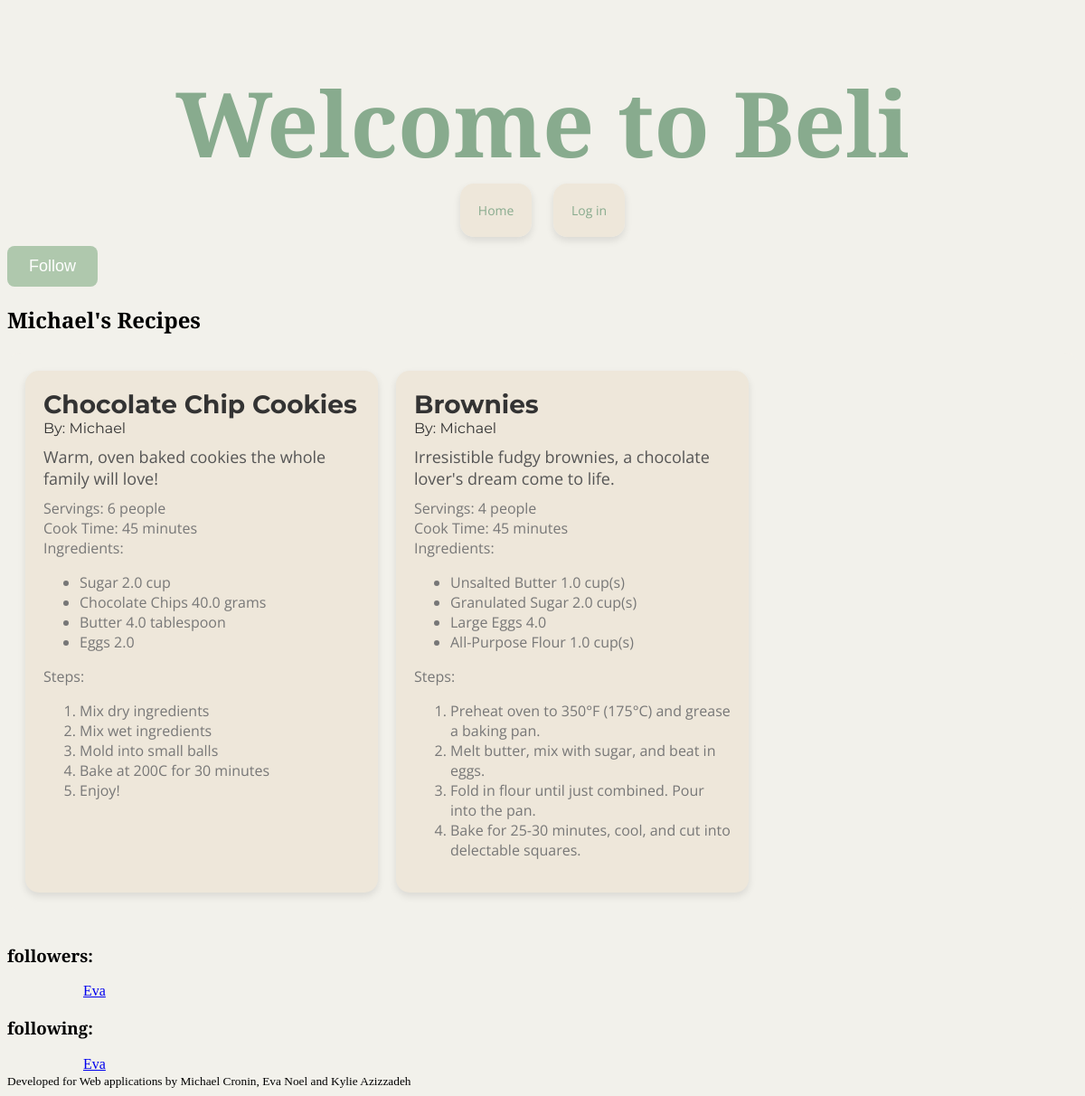
Page /user/1 on the committed database.
### beli/model.py (models this page shows)
class User(flask_login.UserMixin, db.Model):
    id = db.Column(db.Integer, primary_key=True)
    email = db.Column(db.String(128), unique=True, nullable=False)
    name = db.Column(db.String(64), nullable=False)
    password = db.Column(db.String(100), nullable=False)
    recipes = db.relationship('Recipe', back_populates='user')
    photos = db.relationship('Photo', back_populates='user')
    ratings = db.relationship('Rating', back_populates='user')
    bookmarks = db.relationship('Bookmark', back_populates='user')
    photos = db.relationship('Photo', back_populates='user')
    following = db.relationship(
        "User",
        secondary=FollowingAssociation.__table__,
        primaryjoin=FollowingAssociation.follower_id == id,
        secondaryjoin=FollowingAssociation.followed_id == id,
        back_populates="followers",
    )
    followers = db.relationship(
        "User",
        secondary=FollowingAssociation.__table__,
        primaryjoin=FollowingAssociation.followed_id == id,
        secondaryjoin=FollowingAssociation.follower_id == id,
        back_populates="following",
    )

class Recipe(db.Model):
    id = db.Column(db.Integer, primary_key=True)
    title = db.Column(db.String(512), nullable=False)
    description = db.Column(db.Text, nullable=False)
    servings = db.Column(db.Integer, nullable=False)
    cook_time = db.Column(db.Integer, nullable=False)
    user_id = db.Column(db.Integer, db.ForeignKey('user.id'), nullable=False)
    complete = db.Column(db.Boolean, nullable=False)
    user = db.relationship('User', back_populates='recipes')
    quantified_ingredients = db.relationship('QuantifiedIngredient', back_populates='recipe')
    steps = db.relationship('Step', back_populates='recipe')
    ratings = db.relationship('Rating', back_populates='recipe')
    bookmarks = db.relationship('Bookmark', back_populates='recipe')
    photos = db.relationship('Photo', back_populates='recipe')

class QuantifiedIngredient(db.Model):
    id = db.Column(db.Integer, primary_key=True)
    amount = db.Column(db.Float, nullable=False)
    unit = db.Column(db.String(64), nullable=False)
    ingredient_id = db.Column(db.Integer, db.ForeignKey('ingredient.id'), nullable=False)
    ingredient = db.relationship('Ingredient', back_populates='quantified_ingredients')
    recipe_id = db.Column(db.Integer, db.ForeignKey('recipe.id'), nullable=False)
    recipe = db.relationship('Recipe', back_populates='quantified_ingredients')

class Ingredient(db.Model):
    id = db.Column(db.Integer, primary_key=True)
    name = db.Column(db.String(512), nullable=False)
    quantified_ingredients = db.relationship('QuantifiedIngredient', back_populates='ingredient')

class Step(db.Model):
    id = db.Column(db.Integer, primary_key=True)
    description = db.Column(db.Text, nullable=False)
    order = db.Column(db.Integer, nullable=False)
    recipe_id = db.Column(db.Integer, db.ForeignKey('recipe.id'), nullable=False)
    recipe = db.relationship('Recipe', back_populates='steps')

### beli/main.py (the view)
@bp.route("/user/<int:user_id>")
def userProfile(user_id):
    user = db.session.get(model.User, user_id)
    if not user:
        abort(404, "User id {} doesn't exist.".format(user_id))
    query = db.select(model.Recipe).where((model.Recipe.user_id == user_id))
    recipes = db.session.execute(query).scalars().all()
    if user == current_user:
        follow_button = None
    if flask_login.current_user not in user.followers:
        follow_button = "follow"
    if flask_login.current_user in user.followers:
        follow_button = "unfollow"
    return render_template("main/profile.html", recipes=recipes, user=user, follow_button=follow_button)

### beli/templates/main/profile.html (shortened to what this page needs)
{% extends 'base.html' %}
{% block prof %}
    <section>
        {% if current_user.id != user.id %}
            {% if follow_button == "follow" %}
                <form action="{{ url_for('main.follow', user_id=user.id) }}" method="post">
                    <input class = "recipe-button" type="submit" value="Follow">
                </form>
            {% elif follow_button == "unfollow" %}
                <form action="{{ url_for('main.unfollow', user_id=user.id) }}" method="post">
                    <input class = "recipe-button" type="submit" value="Unfollow">
                </form>
            {% endif %}
        {% endif %}
        <h2 class="page-title">{{ user.name }}'s Recipes</h2>
        {% include 'recipes_template.html' %}
    </section>
    <section>
            <h3 class="page-title">followers:</h3>
            {% for account in user.followers %}
                <a href="{{ url_for('main.userProfile', user_id = account.id)  }}">{{ account.name }}</a>
            {% endfor %}
            <h3 class="page-title">following:</h3>
            {% for account in user.following %}
                <a href="{{ url_for('main.userProfile', user_id = account.id)  }}">{{ account.name }}</a>
            {% endfor %}
        </section>
{% endblock %}

### beli/templates/recipe_template.html
<div class="recipe-card">
    <span class="recipe-title">
        <a href ="{{ url_for('main.recipe', recipe_id=recipe.id) }}"> {{ recipe.title}} </a>
        </span>
    <div class="recipe-author">By:
        <a href ="{{ url_for('main.userProfile', user_id=recipe.user.id) }}"> {{ recipe.user.name }}</a>
    </div>
      <div class="recipe-description">{{ recipe.description }}</div>
    <div class="recipe-details">
        <div class="servings">Servings: {{ recipe.servings }}</div>
        <div class="cooktime">Cook Time: {{ recipe.cook_time }}</div>
        <div class="ingredients"> Ingredients:
            <ul>
                {% for qi in recipe.quantified_ingredients %}
                    <li>{{ qi.ingredient.name }} {{ qi.amount }} {{ qi.unit }}</li>
                {% endfor %}
            </ul>
        </div>
        <div class="steps">Steps:
            <ol>
                {% for step in recipe.steps %}
                <li>{{ step.description }}</li>
                {% endfor %}
            </ol>
         </div>
    </div>
</div>

### beli/static/beli.css (style rules this page uses)
body { background-color: #F2F1EB; text-align: left; }
.page-title { font-family: 'Playfair Display'; }
.recipe-card { flex: 0 0 auto; background-color: #EEE7DA; padding: 20px; border-radius: 15px; box-shadow: 0 4px 8px rgba(0, 0, 0, 0.1); transition: background-color 0.3s ease, transform 0.3s ease, box-shadow 0.3s ease; width: 350px; margin-right: 20px; }
.recipe-card:last-child { margin-right: 0; }
.recipe-title a { font-family: 'Montserrat', sans-serif; font-size: 28px; font-weight: bold; margin-bottom: 10px; color: #333333; text-decoration: none; }
.recipe-author { font-family: 'Montserrat', sans-serif; font-size: 16px; font-weight: light; margin-bottom: 10px; color: #333333; text-decoration: none; }
.recipe-author a { font-family: 'Montserrat', sans-serif; font-size: 16px; font-weight: light; margin-bottom: 10px; color: #333333; text-decoration: none; }
.recipe-description { font-family: 'Open Sans', sans-serif; font-size: 18px; margin-bottom: 10px; color: #555555; }
.recipe-details { font-family: 'Open Sans', sans-serif; font-size: 16px; color: #777777; }
.recipe-button { background-color: #AFC8AD; color: #ffffff; padding: 12px 24px; border: none; border-radius: 8px; font-size: 18px; cursor: pointer; transition: background-color 0.3s ease; }

### rows in the picture
User: name "Michael"
Recipe: title "Chocolate Chip Cookies", user.name "Michael", description "Warm, oven baked cookies the whole family will love!", servings "6 people", cook_time "45 minutes"
QuantifiedIngredient: ingredient.name "Sugar", amount "2.0", unit "cup"
QuantifiedIngredient: ingredient.name "Chocolate Chips", amount "40.0", unit "grams"
QuantifiedIngredient: ingredient.name "Butter", amount "4.0", unit "tablespoon"
QuantifiedIngredient: ingredient.name "Eggs", amount "2.0"
Step: description "Mix dry ingredients"
Step: description "Mix wet ingredients"
Step: description "Mold into small balls"
Step: description "Bake at 200C for 30 minutes"
Step: description "Enjoy!"
Recipe: title "Brownies", user.name "Michael", description "Irresistible fudgy brownies, a chocolate lover's dream come to life.", servings "4 people", cook_time "45 minutes"
QuantifiedIngredient: ingredient.name "Unsalted Butter", amount "1.0", unit "cup(s)"
QuantifiedIngredient: ingredient.name "Granulated Sugar", amount "2.0", unit "cup(s)"
QuantifiedIngredient: ingredient.name "Large Eggs", amount "4.0"
QuantifiedIngredient: ingredient.name "All-Purpose Flour", amount "1.0", unit "cup(s)"
Step: description "Preheat oven to 350°F (175°C) and grease a baking pan."
Step: description "Melt butter, mix with sugar, and beat in eggs."
Step: description "Fold in flour until just combined. Pour into the pan."
Step: description "Bake for 25-30 minutes, cool, and cut into delectable squares."
User: name "Eva"
User: name "Eva"
